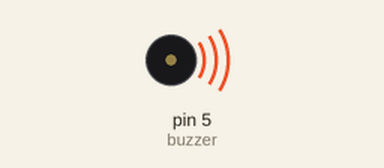
Simulated run of this program. Board: Teensy 3. Parts: buzzer (waves = sounding, pin HIGH).

Above: at 0.5 s.
Timing chart, 0 to 4.6 s (numbered marks = the images above):
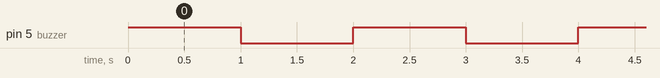

Measured:
- by itself, pin 5 (buzzer): alternates HIGH for 1.0 s and LOW for 1.0 s

The program:

main.cpp
```cpp
// check the buzzer

#include<Arduino.h>

const int buzzer = 5;

void setup(){
    pinMode(buzzer , OUTPUT);
}
void loop(){
    digitalWrite(buzzer , HIGH);
    delay(1000);
    digitalWrite(buzzer , LOW);
    delay(1000);
}
```
